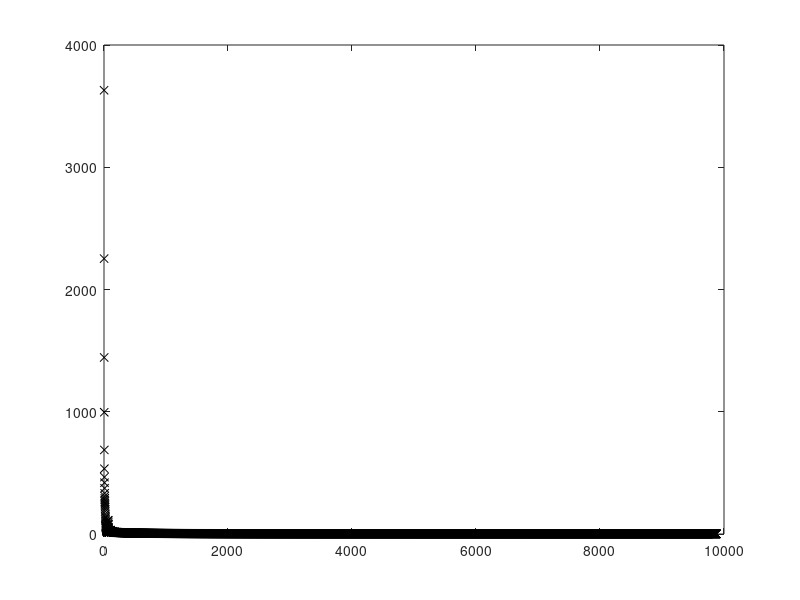
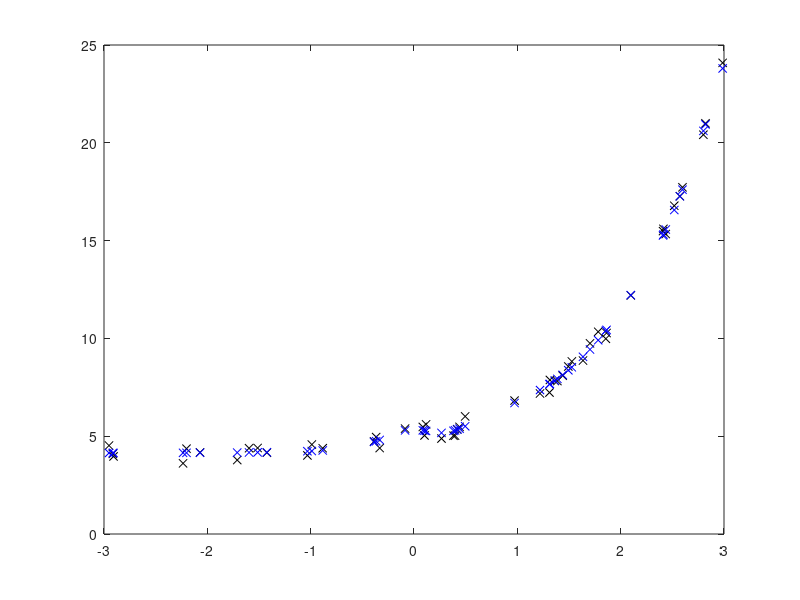

Source code (MATLAB) for these figures, in order:
trainingData = [];
for a = 1:50
    x = rand*6 - 3;
    trainingData = [trainingData [x; exp(x) + 4 + (rand - 0.5)]];
end
    
neurons = [];
for a = 1:70
neurons = [neurons [rand*10 - 5; rand*10 - 5]];
end

learningRate = 1;
Cost = [];
dc = 40;
error = 40;

%for b = 1:1000
while (abs(dc) > 0.01 || error > 0.5) && abs(dc) > 0.0005
output = [];
gradient = zeros(2,70);

for a = trainingData
    input = a(1);
    weightedInputs = input * neurons(1,:) + neurons(2,:);
    activations = 1 ./ (1 + exp(-weightedInputs));
    o = sum(activations);
    output = [output o];
    
    gradWeights = (o - a(2))*(exp(-weightedInputs)./(1 + exp(-weightedInputs)).^2)*(input);
    gradBiases = (o - a(2))*(exp(-weightedInputs)./(1 + exp(-weightedInputs)).^2);
    gradient = [gradient + [gradWeights; gradBiases]];
end

error = 1/2 * sum((trainingData(2,:) - output).^2);
Cost = [Cost error];
gradient = gradient / 50;
if(max(size(Cost)) > 1)
    dc = Cost(end) - Cost(end - 1);
end
neurons = neurons - learningRate*gradient;
end


plot(Cost(:,2:end), 'kx')

figure;

plot(trainingData(1,:), trainingData(2,:), 'kx', trainingData(1,:), output, 'bx')
